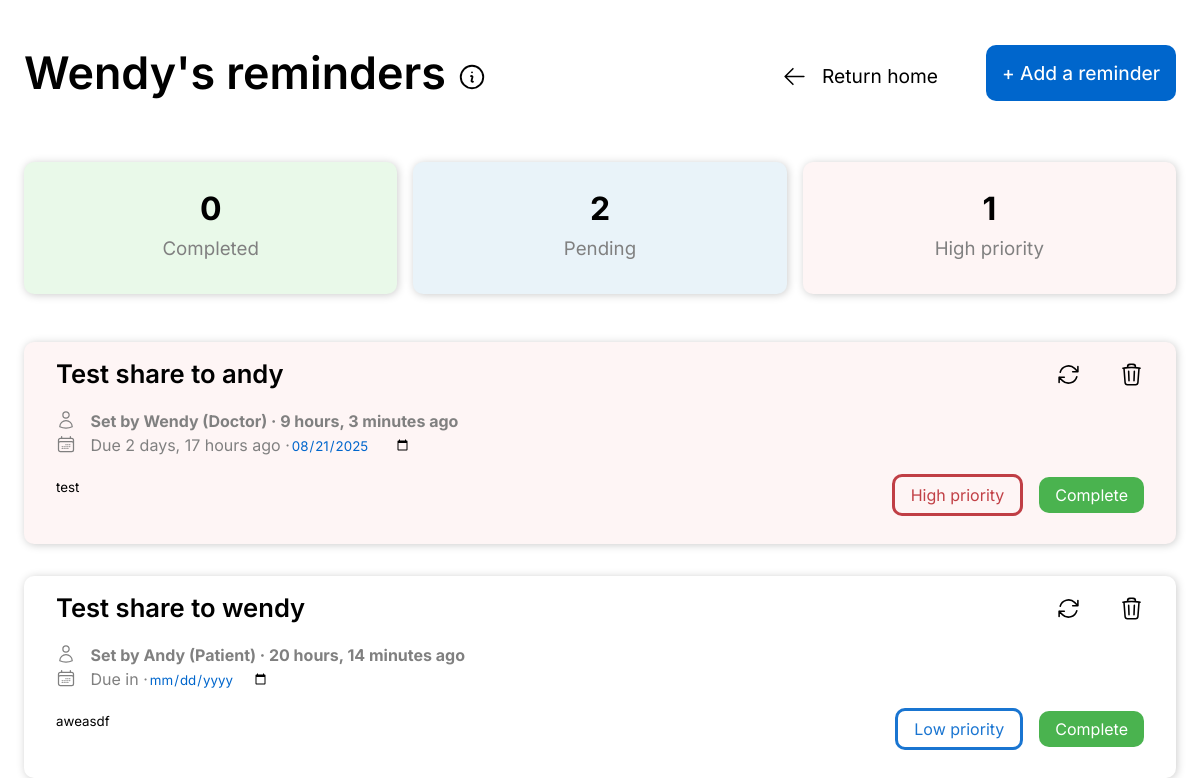
/reminders/ (signed in), run on an earlier commit of the app's database.
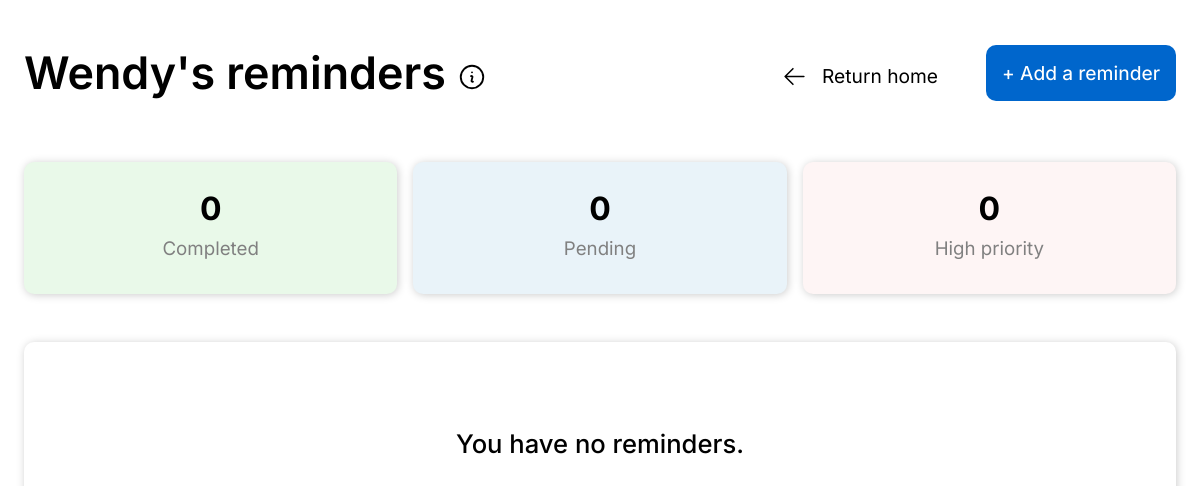
And on a later commit of the database.
### reminders/models.py (models this page shows, shortened)
class Reminder(models.Model):
    user = models.ManyToManyField(User, related_name='reminders')
    title = models.CharField(max_length=100)
    content = models.TextField()
    date_added = models.DateTimeField(auto_now_add=True)
    due_date = models.DateTimeField(null=True, blank=True)
    is_completed = models.BooleanField(default=False)
    created_by = models.ForeignKey(User, on_delete=models.CASCADE, null=True, blank=True)

### authenticate/models.py (models this page shows, shortened)
class Account(models.Model):
    user = models.OneToOneField(User, on_delete=models.CASCADE)
    role = models.CharField(max_length=20, choices=[('Doctor', 'Doctor'), ('Patient', 'Patient')], default='Patient')

### reminders/views.py (the view)
# urls.py: path('', views.reminders_dash, name='reminders_dash'),
def reminders_dash(request):
    now = timezone.now()
    return render(request, 'reminders/reminders.html', {
        'reminders': Reminder.objects.filter(user=request.user, is_completed=False).order_by('-due_date'),
        'completed_reminders': Reminder.objects.filter(user=request.user, is_completed=True),
        'high_priority_reminders': Reminder.objects.filter(user=request.user, is_completed=False, due_date__lt=now),
    })

### reminders/templates/reminders/reminders.html (shortened to what the changed rows need)
{% extends 'base.html' %}
{% block head %}
    {% load static %}
    <link rel="stylesheet" href="{% static 'reminders/css/reminders_style.css' %}">
{% endblock %}
{% block content %}
    <div class="heading">
        <div style="align-self:center;">
            <h1> {{ request.user.username }}'s reminders
                <button id="info-button" class="info-button" style="cursor:pointer;">
                </button>
            </h1>
        </div>
    </div>
    <div class="reminder-stats">
        <div class="completed-stats" style="background-color:#e9f9e9;">
            <h1> {{ completed_reminders|length }} </h1>
        </div>
        <div class="completed-stats" style="background-color:#e9f3f9;">
            <h1> {{ reminders|length }} </h1>
            <h3> Pending </h3>
        </div>
        <div class="completed-stats" style="background-color:#fef5f5">
            <h1> {{ high_priority_reminders|length }} </h1>
            <h3> High priority </h3>
        </div>
    </div>
    <div class="widget-container">
        {% if reminders %}
            {% for reminder in reminders %}
                {% if reminder in high_priority_reminders %}
                    <div class="reminder-widget" style="background:#fef5f5;">
                {% else %}
                    <div class="reminder-widget">
                {% endif %}
                    <div class="widget-content">
                        <form action="{% url 'reminders:update_reminder' reminder.id %}" method="POST" id="update-form">
                            <input placeholder="Reminder title" required maxlength="70" name="title" class="reminder-title" style="margin-bottom:8px;" value="{{ reminder.title }}"></input>
                            <p style="color:grey; font-weight:200; margin-top:10px; margin-bottom:0;">
                                <span class="created-by"> <b> Set by {{ reminder.created_by.username }} ({{ reminder.created_by.account.role }}) · {{ reminder.date_added|timesince }} ago </b> </span>
                            </p>
                            <p style="color:grey; margin-top:0;">
                                {% if reminder not in high_priority_reminders %}
                                    Due in {{ reminder.due_date|timeuntil }}
                                {% else %}
                                    Due {{ reminder.due_date|timesince }} ago
                                {% endif %}
                                ·<input type="date" id="due_date" name="due_date" placeholder="Due date" class="due_date" value="{{ reminder.due_date|date:'Y-m-d' }}">
                            </p>
                            <textarea style="margin-top:8px; margin-bottom:16px;" placeholder="Reminder content" required maxlength="3000" name="content">{{ reminder.content }}</textarea>
                        </form>
                        <div class="reminder-actions">
                            <button class="update" id="update">
                            </button>
                            <a href="{% url 'reminders:delete_reminder' reminder.id %} ">
                            </a>
                        </div>
                        <div class="complete-links">
                            {% if reminder in high_priority_reminders %}
                                <span class="status" style="border:solid #ba2b32E6; background:transparent; color:#ba2b32E6"> High priority </span>
                            {% else %}
                                <span class="status" style="border:solid #0066ccE6; background:transparent; color:#0066ccE6"> Low priority </span>
                            {% endif %}
                            <a href="{% url 'reminders:complete_reminder' reminder.id %}" class="complete">
                                Complete
                            </a>
                        </div>
                    </div>
                </div>
            {% endfor %}
        {% else %}
            <div class="reminder-widget">
                <h1 style="position:absolute; font-weight:500; font-size:1.6rem; place-self:center;"> You have no reminders. </h1>
            </div>
        {% endif %}
        </div>
{% endblock %}

What changed in the data, as far as the page shows it:
removed Reminder: title "Test share to andy", created_by.username "Wendy", created_by.account.role "Doctor", date_added "9 hours, 3 minutes", due_date "2 days, 17 hours", due_date "08/21/2025", content "test", shows "High priority"
removed Reminder: title "Test share to wendy", created_by.username "Andy", created_by.account.role "Patient", date_added "20 hours, 14 minutes", content "aweasdf", shows "Low priority"
Also different on the page:
{{ reminders|length }}: "2" → "0"
{{ high_priority_reminders|length }}: "1" → "0"
text now shown: "You have no reminders."
